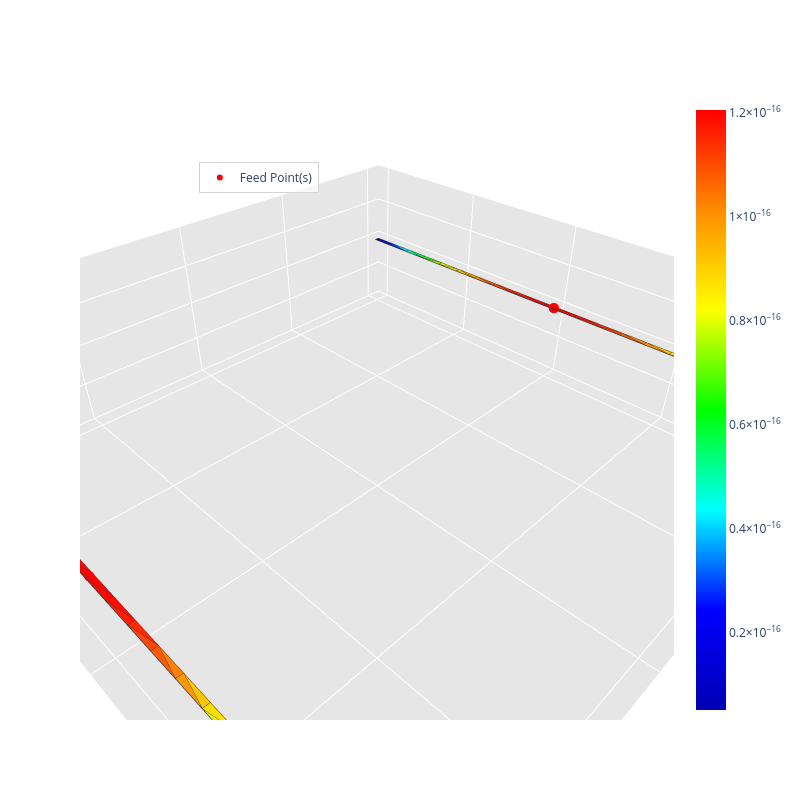

The code cell stored with this chart in its notebook:
### Code cell
matrice_z, voltage, current, surface_current_density = radiation_algorithm(path.mat, frequency, feed_point, excitation_unit_vector='y', gap_width=3*initial_mesh_size/2)

### Figure 1 — Plotly figure (JSON) as saved in the notebook; plotly's stock layout.template omitted (floating-point values rounded to 4 significant figures; data arrays with more than 128 entries replaced by an {"elided": "..."} marker saying what was removed)
{"data": [{"facecolor": ["rgb(0, 0, 180)", "rgb(0, 0, 244)", "rgb(0, 0, 180)", "rgb(0, 0, 244)", "rgb(0, 53, 255)", "rgb(0, 255, 206)", "rgb(0, 224, 255)", "rgb(154, 255, 0)", "rgb(19, 255, 0)", "rgb(0, 255, 53)", "rgb(255, 219, 0)", "rgb(218, 255, 0)", "rgb(255, 194, 0)", "rgb(255, 128, 0)", "rgb(255, 150, 0)", "rgb(255, 38, 0)", "rgb(255, 68, 0)", "rgb(255, 86, 0)", "rgb(255, 10, 0)", "rgb(255, 26, 0)", "rgb(255, 0, 0)", "rgb(255, 5, 0)", "rgb(255, 5, 0)", "rgb(255, 0, 0)", "rgb(255, 26, 0)", "rgb(255, 10, 0)", "rgb(255, 38, 0)", "rgb(255, 86, 0)", "rgb(255, 68, 0)", "rgb(255, 150, 0)", "rgb(255, 128, 0)", "rgb(218, 255, 0)", "rgb(255, 219, 0)", "rgb(255, 194, 0)", "rgb(19, 255, 0)", "rgb(154, 255, 0)", "rgb(0, 255, 53)", "rgb(0, 224, 255)", "rgb(0, 255, 206)", "rgb(0, 53, 255)", "rgb(0, 0, 180)", "rgb(0, 0, 244)", "rgb(0, 0, 180)", "rgb(0, 0, 244)", "rgb(0, 53, 255)", "rgb(0, 255, 53)", "rgb(0, 255, 206)", "rgb(0, 224, 255)", "rgb(154, 255, 0)", "rgb(19, 255, 0)", "rgb(255, 219, 0)", "rgb(218, 255, 0)", "rgb(255, 194, 0)", "rgb(255, 128, 0)", "rgb(255, 150, 0)", "rgb(255, 38, 0)", "rgb(255, 68, 0)", "rgb(255, 86, 0)", "rgb(255, 10, 0)", "rgb(255, 26, 0)", "rgb(255, 0, 0)", "rgb(255, 5, 0)", "rgb(255, 5, 0)", "rgb(255, 0, 0)", "rgb(255, 26, 0)", "rgb(255, 10, 0)", "rgb(255, 38, 0)", "rgb(255, 86, 0)", "rgb(255, 68, 0)", "rgb(255, 150, 0)", "rgb(255, 128, 0)", "rgb(218, 255, 0)", "rgb(255, 219, 0)", "rgb(255, 194, 0)", "rgb(19, 255, 0)", "rgb(154, 255, 0)", "rgb(0, 255, 53)", "rgb(0, 224, 255)", "rgb(0, 255, 206)", "rgb(0, 53, 255)"], "i": [8, 45, 3, 2, 27, 25, 26, 30, 23, 24, 31, 22, 31, 21, 22, 34, 19, 20, 35, 18, 36, 17, 37, 36, 38, 37, 39, 40, 39, 41, 40, 42, 41, 41, 43, 42, 44, 45, 44, 45, 46, 83, 7, 6, 65, 66, 63, 64, 67, 62, 68, 61, 69, 59, 60, 72, 57, 58, 73, 56, 74, 55, 75, 74, 76, 75, 77, 78, 77, 79, 78, 80, 79, 79, 81, 80, 82, 83, 82, 83], "j": [0, 0, 27, 27, 28, 28, 28, 23, 24, 25, 22, 23, 32, 32, 32, 19, 20, 21, 18, 19, 17, 18, 16, 16, 15, 15, 15, 14, 14, 13, 13, 11, 11, 12, 10, 10, 10, 9, 9, 8, 4, 4, 65, 65, 66, 67, 66, 66, 68, 67, 69, 68, 70, 70, 70, 57, 58, 59, 56, 57, 55, 56, 54, 54, 53, 53, 53, 52, 52, 51, 51, 49, 49, 50, 48, 48, 48, 47, 47, 46], "k": [1, 8, 2, 26, 26, 29, 25, 29, 29, 29, 30, 30, 22, 33, 21, 33, 33, 33, 34, 34, 35, 35, 36, 17, 37, 16, 38, 39, 15, 40, 14, 41, 12, 13, 42, 11, 43, 44, 10, 9, 5, 46, 6, 64, 64, 62, 62, 63, 61, 61, 60, 60, 60, 71, 59, 71, 71, 71, 72, 72, 73, 73, 74, 55, 75, 54, 76, 77, 53, 78, 52, 79, 50, 51, 80, 49, 81, 82, 48, 47], "name": "", "type": "mesh3d", "x": [-1.01, -0.99, -0.99, -1.01, 0.99, 1.01, 1.01, 0.99, -0.99, -0.99, -0.99, -0.99, -0.99, -0.99, -0.99, -0.99, -0.99, -0.99, -0.99, -0.99, -0.99, -0.99, -0.99, -0.99, -0.99, -0.99, -0.99, -1.01, -1.01, -1.01, -1.01, -1.01, -1.01, -1.01, -1.01, -1.01, -1.01, -1.01, -1.01, -1.01, -1.01, -1.01, -1.01, -1.01, -1.01, -1.01, 1.01, 1.01, 1.01, 1.01, 1.01, 1.01, 1.01, 1.01, 1.01, 1.01, 1.01, 1.01, 1.01, 1.01, 1.01, 1.01, 1.01, 1.01, 1.01, 0.99, 0.99, 0.99, 0.99, 0.99, 0.99, 0.99, 0.99, 0.99, 0.99, 0.99, 0.99, 0.99, 0.99, 0.99, 0.99, 0.99, 0.99, 0.99], "y": [-1.0, -1.0, 1.0, 1.0, -1.0, -1.0, 1.0, 1.0, -0.9, -0.8, -0.7, -0.6, -0.5, -0.4, -0.3, -0.2, -0.1, 0.0, 0.1, 0.2, 0.3, 0.4, 0.5, 0.6, 0.7, 0.8, 0.9, 0.9, 0.8, 0.7, 0.6, 0.5, 0.4, 0.3, 0.2, 0.1, 0.0, -0.1, -0.2, -0.3, -0.4, -0.5, -0.6, -0.7, -0.8, -0.9, -0.9, -0.8, -0.7, -0.6, -0.5, -0.4, -0.3, -0.2, -0.1, 0.0, 0.1, 0.2, 0.3, 0.4, 0.5, 0.6, 0.7, 0.8, 0.9, 0.9, 0.8, 0.7, 0.6, 0.5, 0.4, 0.3, 0.2, 0.1, 0.0, -0.1, -0.2, -0.3, -0.4, -0.5, -0.6, -0.7, -0.8, -0.9], "z": [0.0, 0.0, 0.0, 0.0, 0.0, 0.0, 0.0, 0.0, 0.0, 0.0, 0.0, 0.0, 0.0, 0.0, 0.0, 0.0, 0.0, 0.0, 0.0, 0.0, 0.0, 0.0, 0.0, 0.0, 0.0, 0.0, 0.0, 0.0, 0.0, 0.0, 0.0, 0.0, 0.0, 0.0, 0.0, 0.0, 0.0, 0.0, 0.0, 0.0, 0.0, 0.0, 0.0, 0.0, 0.0, 0.0, 0.0, 0.0, 0.0, 0.0, 0.0, 0.0, 0.0, 0.0, 0.0, 0.0, 0.0, 0.0, 0.0, 0.0, 0.0, 0.0, 0.0, 0.0, 0.0, 0.0, 0.0, 0.0, 0.0, 0.0, 0.0, 0.0, 0.0, 0.0, 0.0, 0.0, 0.0, 0.0, 0.0, 0.0, 0.0, 0.0, 0.0, 0.0]}, {"line": {"color": "rgb(50, 50, 50)", "width": 1.5}, "mode": "lines", "showlegend": false, "type": "scatter3d", "x": {"elided": "400 float values"}, "y": {"elided": "400 float values"}, "z": {"elided": "400 int values"}}, {"hoverinfo": "none", "marker": {"color": [5.076e-18, 1.206e-16], "colorscale": [[0, "rgb(0, 0, 180)"], [0.1667, "rgb(0, 0, 255)"], [0.3333, "rgb(0, 255, 255)"], [0.5, "rgb(0, 255, 0)"], [0.6667, "rgb(255, 255, 0)"], [0.8333, "rgb(255, 140, 0)"], [1, "rgb(255, 0, 0)"]], "showscale": true, "size": 0.1}, "mode": "markers", "showlegend": false, "type": "scatter3d", "x": [-1.01], "y": [-1.0], "z": [0.0]}, {"marker": {"color": "red", "size": 6, "symbol": "circle"}, "mode": "markers+text", "name": "Feed Point(s)", "type": "scatter3d", "x": [-1, 1], "y": [0, 0], "z": [0, 0]}], "layout": {"height": 800, "legend": {"bgcolor": "rgba(255,255,255,0.7)", "bordercolor": "lightgray", "borderwidth": 1, "x": 0.2, "xanchor": "left", "y": 0.9, "yanchor": "top"}, "scene": {"aspectratio": {"x": 1, "y": 0.9901, "z": 0.3}, "camera": {"eye": {"x": 0.65, "y": 0.65, "z": 0.65}}, "xaxis": {"backgroundcolor": "rgb(230, 230, 230)", "gridcolor": "rgb(255, 255, 255)", "showbackground": true, "zerolinecolor": "rgb(255, 255, 255)"}, "yaxis": {"backgroundcolor": "rgb(230, 230, 230)", "gridcolor": "rgb(255, 255, 255)", "showbackground": true, "zerolinecolor": "rgb(255, 255, 255)"}, "zaxis": {"backgroundcolor": "rgb(230, 230, 230)", "gridcolor": "rgb(255, 255, 255)", "showbackground": true, "zerolinecolor": "rgb(255, 255, 255)"}}, "title": {"text": ""}, "width": 800}}
